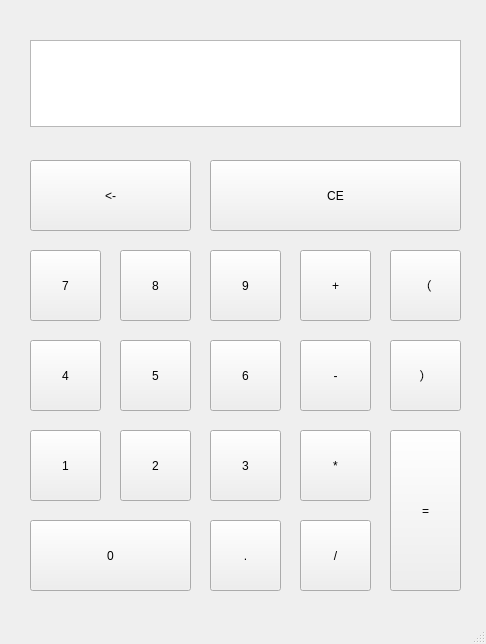
<?xml version="1.0" encoding="UTF-8"?>
<ui version="4.0">
 <class>MainWindow</class>
 <widget class="QMainWindow" name="MainWindow">
  <property name="geometry">
   <rect>
    <x>0</x>
    <y>0</y>
    <width>486</width>
    <height>644</height>
   </rect>
  </property>
  <property name="windowTitle">
   <string>计算器</string>
  </property>
  <widget class="QWidget" name="centralwidget">
   <widget class="QPushButton" name="pushButton">
    <property name="geometry">
     <rect>
      <x>30</x>
      <y>250</y>
      <width>71</width>
      <height>71</height>
     </rect>
    </property>
    <property name="text">
     <string>7</string>
    </property>
   </widget>
   <widget class="QPushButton" name="pushButton_2">
    <property name="geometry">
     <rect>
      <x>120</x>
      <y>250</y>
      <width>71</width>
      <height>71</height>
     </rect>
    </property>
    <property name="text">
     <string>8</string>
    </property>
   </widget>
   <widget class="QPushButton" name="pushButton_3">
    <property name="geometry">
     <rect>
      <x>210</x>
      <y>250</y>
      <width>71</width>
      <height>71</height>
     </rect>
    </property>
    <property name="text">
     <string>9</string>
    </property>
   </widget>
   <widget class="QPushButton" name="pushButton_4">
    <property name="geometry">
     <rect>
      <x>30</x>
      <y>340</y>
      <width>71</width>
      <height>71</height>
     </rect>
    </property>
    <property name="text">
     <string>4</string>
    </property>
   </widget>
   <widget class="QPushButton" name="pushButton_5">
    <property name="geometry">
     <rect>
      <x>120</x>
      <y>340</y>
      <width>71</width>
      <height>71</height>
     </rect>
    </property>
    <property name="text">
     <string>5</string>
    </property>
   </widget>
   <widget class="QPushButton" name="pushButton_6">
    <property name="geometry">
     <rect>
      <x>210</x>
      <y>340</y>
      <width>71</width>
      <height>71</height>
     </rect>
    </property>
    <property name="text">
     <string>6</string>
    </property>
   </widget>
   <widget class="QPushButton" name="pushButton_7">
    <property name="geometry">
     <rect>
      <x>30</x>
      <y>430</y>
      <width>71</width>
      <height>71</height>
     </rect>
    </property>
    <property name="text">
     <string>1</string>
    </property>
   </widget>
   <widget class="QPushButton" name="pushButton_8">
    <property name="geometry">
     <rect>
      <x>120</x>
      <y>430</y>
      <width>71</width>
      <height>71</height>
     </rect>
    </property>
    <property name="text">
     <string>2</string>
    </property>
   </widget>
   <widget class="QPushButton" name="pushButton_9">
    <property name="geometry">
     <rect>
      <x>210</x>
      <y>430</y>
      <width>71</width>
      <height>71</height>
     </rect>
    </property>
    <property name="text">
     <string>3</string>
    </property>
   </widget>
   <widget class="QPushButton" name="pushButton_10">
    <property name="geometry">
     <rect>
      <x>30</x>
      <y>520</y>
      <width>161</width>
      <height>71</height>
     </rect>
    </property>
    <property name="text">
     <string>0</string>
    </property>
   </widget>
   <widget class="QPushButton" name="pushButton_11">
    <property name="geometry">
     <rect>
      <x>210</x>
      <y>520</y>
      <width>71</width>
      <height>71</height>
     </rect>
    </property>
    <property name="text">
     <string>.</string>
    </property>
   </widget>
   <widget class="QPushButton" name="pushButton_12">
    <property name="geometry">
     <rect>
      <x>300</x>
      <y>250</y>
      <width>71</width>
      <height>71</height>
     </rect>
    </property>
    <property name="text">
     <string>+</string>
    </property>
   </widget>
   <widget class="QPushButton" name="pushButton_13">
    <property name="geometry">
     <rect>
      <x>300</x>
      <y>430</y>
      <width>71</width>
      <height>71</height>
     </rect>
    </property>
    <property name="text">
     <string>*</string>
    </property>
   </widget>
   <widget class="QPushButton" name="pushButton_14">
    <property name="geometry">
     <rect>
      <x>300</x>
      <y>520</y>
      <width>71</width>
      <height>71</height>
     </rect>
    </property>
    <property name="text">
     <string>/</string>
    </property>
   </widget>
   <widget class="QPushButton" name="pushButton_15">
    <property name="geometry">
     <rect>
      <x>300</x>
      <y>340</y>
      <width>71</width>
      <height>71</height>
     </rect>
    </property>
    <property name="text">
     <string>-</string>
    </property>
   </widget>
   <widget class="QPushButton" name="pushButton_16">
    <property name="geometry">
     <rect>
      <x>390</x>
      <y>250</y>
      <width>71</width>
      <height>71</height>
     </rect>
    </property>
    <property name="text">
     <string>（</string>
    </property>
   </widget>
   <widget class="QPushButton" name="pushButton_18">
    <property name="geometry">
     <rect>
      <x>390</x>
      <y>430</y>
      <width>71</width>
      <height>161</height>
     </rect>
    </property>
    <property name="text">
     <string>=</string>
    </property>
   </widget>
   <widget class="QPushButton" name="pushButton_19">
    <property name="geometry">
     <rect>
      <x>390</x>
      <y>340</y>
      <width>71</width>
      <height>71</height>
     </rect>
    </property>
    <property name="text">
     <string>）</string>
    </property>
   </widget>
   <widget class="QPushButton" name="pushButton_17">
    <property name="geometry">
     <rect>
      <x>210</x>
      <y>160</y>
      <width>251</width>
      <height>71</height>
     </rect>
    </property>
    <property name="text">
     <string>CE</string>
    </property>
   </widget>
   <widget class="QPushButton" name="pushButton_21">
    <property name="geometry">
     <rect>
      <x>30</x>
      <y>160</y>
      <width>161</width>
      <height>71</height>
     </rect>
    </property>
    <property name="text">
     <string>&lt;-</string>
    </property>
   </widget>
   <widget class="QTextEdit" name="textEdit">
    <property name="geometry">
     <rect>
      <x>30</x>
      <y>40</y>
      <width>431</width>
      <height>87</height>
     </rect>
    </property>
   </widget>
  </widget>
  <widget class="QMenuBar" name="menubar">
   <property name="geometry">
    <rect>
     <x>0</x>
     <y>0</y>
     <width>486</width>
     <height>26</height>
    </rect>
   </property>
  </widget>
  <widget class="QStatusBar" name="statusbar"/>
 </widget>
 <resources/>
 <connections/>
</ui>
